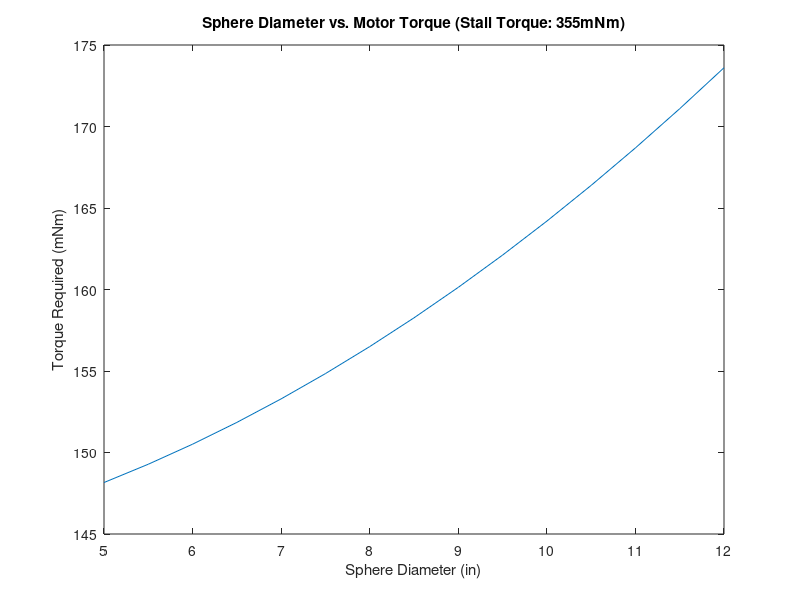

MATLAB code for this plot:
clc;
clear
%Weight of objects in pounds
	m2=0.317;
	m3=0.161;
	m5=10.0;

%Lengths in inches
	L2=14.25;
	L3=1.008;
	L4=23/16;

%Diameters in inches
	D2=5/16;
	D3=2.362;
	D4=5/16;
	D5=[5.0 5.5 6.0 6.5 7.0 7.5 8.0 8.5 9.0 9.5 10 10.5 11.0 11.5 12];

%Coeff of Static Friction
	Mu24=.8;

%Wanted Angular Acceleration
	a=pi/4;

%Constants
	g=9.81;

%Convert everything to the better units
	%lbs to kgs
	m2=m2*0.453592;
	m3=m3*0.453592;
	m5=m5*0.453592;

	%in to m
	L2=L2*0.0245;
	L3=L3*0.0245;
	L4=L4*0.0245;

	D2=D2*0.0245;
	D3=D3*0.0245;
	D4=D4*0.0245;
	D5=D5.*0.0245;

for n=1:length(D5)
    
%Weight on Shaft
	m235=m2+m3+m5;

%Normal Force of shaft on bearings assuming sphere is directly above system
	Fn=m235*g;

%Force from the motor >= Force to overcome
	Fm=Fn*Mu24;

%Torque1 (T1) is the minumum torque required to rotate the shaft, uses Torque = Force x Radius
	T1=Fm*D2/2;

%Moment of Inertias for everything that must be moved. Icyl = .5mR^2, Isph = (2/5)mR^2
	I2=.5*m2*(D2/2)*(D2/2);
	I3=.5*m3*(D3/2)*(D3/2);
	I5=(2/5)*m5*(D5(n)/2)*(D5(n)/2);
	Itotal = I2 + I3 + I5;

%Torque2 (T2) is the torque required to get the required angular acceleration assuming no friction, uses Torque = Moment of Inertia x Angular Acceleration
	T2=Itotal*a;

%The total torque required to get the angular acceration needed
	T(n)=(T1+T2);
end
f = figure(1);
plot(D5./0.0245,T*1000);
title('Sphere Diameter vs. Motor Torque (Stall Torque: 355mNm)');
xlabel('Sphere Diameter (in)');
ylabel('Torque Required (mNm)');
xlim([5 12]);